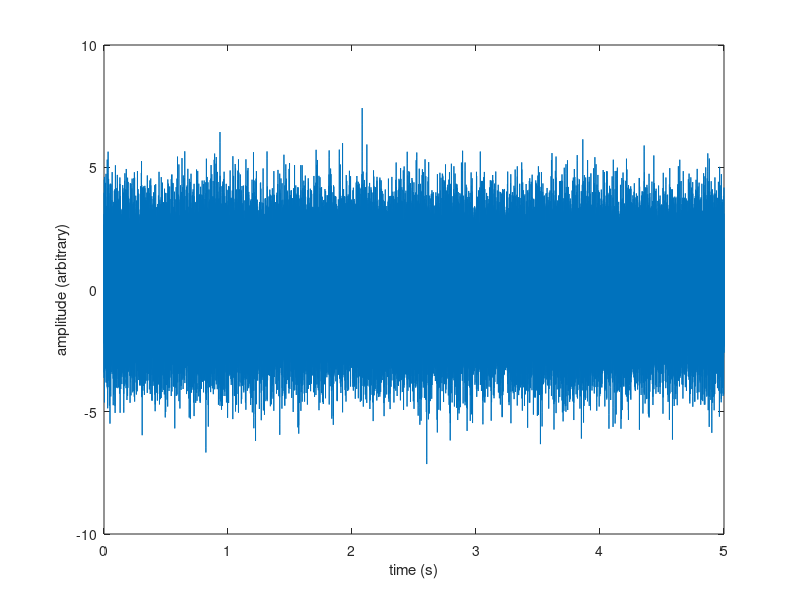

This figure's MATLAB source: (Note: this script raises an error after producing the figure.)
clear; close all; clc;
%% make signal 
fs=44000; % sample rate
dt=1/fs; % sample period
T=5;  % total sample length
t=0:dt:(T-dt); % time array
N = length(t); % number of samples
[B,A]=butter(2,[500,5000]/(fs/2)); % make a band-pass filter 
noise = filter(B,A,randn(1,length(t))); % make band-limited gaussian white noise
x=sin(2*pi*4000*t) + 3*noise; % add the noise to a sine wave at 4khz

%% play sound
soundsc(x,fs) % play the sound
pause(5)

%% plot
figure(1)
plot(t,x) % plot the signal
xlabel('time (s)')
ylabel('amplitude (arbitrary)')

%% look at histogram
figure(2)
subplot 131
nb = 100; % number of bins for my histogram
h = histogram(x,nb);% make a histogram of the data 
xlabel('amplitude (arbitrary)')
ylabel('number of counts')

subplot 132
h = histogram(x,nb,'normalization','pdf');% make a pdf estimate of data
xlabel('amplitude (arbitrary)')
ylabel('estimate of probability density')

subplot 133
clipped = x;
clipped(x>3) =3;
clipped(x<-3) =-3;
h = histogram(clipped,nb,'normalization','pdf');% make a pdf estimate of data
xlabel('amplitude (arbitrary)')
ylabel('estimate of probability density')
title('what if the signal was clipped?')


%% autocorrelation
[Rxx,lags] = xcorr(x);
lags = lags/fs;
figure(3);
plot(lags,Rxx)
xlabel('\tau')
ylabel('R_{xx}')

%% delay and cross correlation
y = circshift(x,fs);
[Ryx,lags] = xcorr(x,y);
lags = lags/fs;
figure(4)
plot(lags,Ryx)
xlabel('\tau')
ylabel('R_{xy}')


%% impulse response
[hello,hellofs] = audioread('C:\Users\kevin\Documents\Sound recordings\hello hello hello.m4a');
soundsc(hello,hellofs)
pause(5)
x = hello(:,1); % just grab one channel from the stereo recording
N = length(x);
t = (0:N-1)*1/hellofs;% make t array
h = zeros(size(x)); % initialize impulse response
h(1) =1; % make it a delta function at delay 0, meaning the system does nothing
delay = 0.5;
h(hellofs*delay) = 1; % add an echo after a delay 
y = conv(x,h);
soundsc(y,hellofs)

figure(5)
subplot(3,1,1)
plot(t,x)
ylabel('x')

subplot(3,1,2)
stem(t,h)
ylabel('h')

y= y(1:length(t));
subplot(3,1,3)
plot(t,y)
xlabel('t (seconds)')
ylabel('y')

%% check correlations
[Rxx,lagsxx] = xcorr(x,x,floor(N/2)); % the third input is just to truncate the correlation at a max lag of half the duration
[Ryx,lagsxy] = xcorr(y,x,floor(N/2));
[Ryy,lagsyy] = xcorr(y,y,floor(N/2));

Ryxtest = conv(Rxx,h);
Ryxtest = Ryxtest(1:N);
Ryytest = conv(Ryxtest,h);
Ryytest = Ryytest(1:N);

figure(6)
subplot 311
plot(lagsxx/hellofs,Rxx)
title('R_{xx}')

subplot 312
plot(lagsxy/hellofs,Ryx,'o','displayname','Rxy')
hold on
plot(lagsxy/hellofs,Ryxtest,'displayname','conv(Rxx,h)')
hold off
title('R_{xy}')
legend

subplot 313
plot(lagsyy/hellofs,Ryy,'o','displayname','Ryy')
hold on
plot(lagsyy/hellofs,circshift(Ryytest,-hellofs*delay),'displayname','conv(conv(Rxx,h),h)') % I dont't know why i had to shift the stuff here to make it match, i dont understand super well how the arrays exactly line up
hold off
title('R_{yy}')
legend




